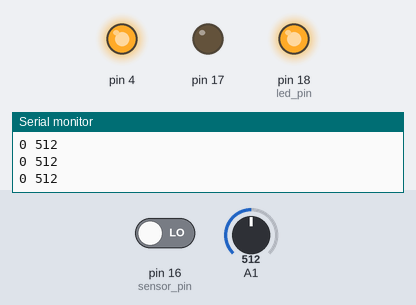
The sketch below on a simulated Arduino Uno, built with avr-gcc and run on an emulated ATmega328P. Shown: output pins drawn as LEDs (lit = HIGH), the last lines printed to the serial monitor. The inputs (shaded band) are chosen by the test bench; at power-on: pin 16 (sensor_pin) LOW, A1 = 512.

Above: at 1.2 s.
1.3 s: pin 16 (sensor_pin) driven HIGH
At 2.0 s:
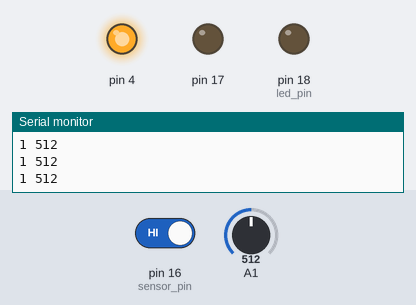
2.8 s: pin 16 (sensor_pin) driven LOW
At 3.1 s:
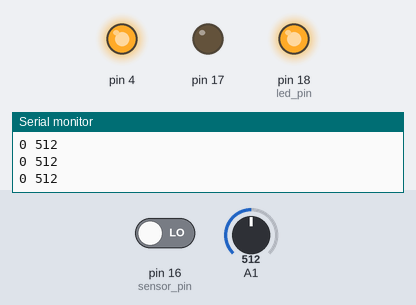
Timing chart, 0 to 5.8 s (numbered marks = the images above; inputs shaded):
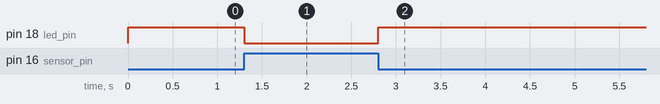

The sketch:

moisturte_sensor.ino
```cpp
int led_pin = 18;
int sensor_pin = 16;

void setup() {
  pinMode(led_pin, OUTPUT);
  pinMode(sensor_pin, INPUT);
  pinMode(4, OUTPUT); pinMode(17, OUTPUT);
  digitalWrite(4, 1); digitalWrite(17, 0);
  Serial.begin(9600);
}

void loop() {
  Serial.println(String(digitalRead(sensor_pin)) + " " + String(analogRead(15)));
  digitalWrite(led_pin, !digitalRead(sensor_pin));
}
```

Measured:
- after the input at 1.3 s, pin 18 (led_pin): HIGH → LOW at once
- after the input at 2.8 s, pin 18 (led_pin): LOW → HIGH at once
